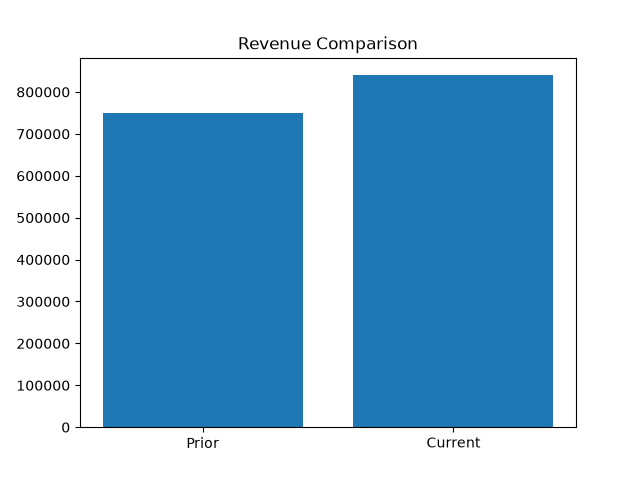

The script that drew this image:
import matplotlib.pyplot as plt

labels = ["Prior", "Current"]
revenue = [750000, 840000]

plt.bar(labels, revenue)
plt.title("Revenue Comparison")
plt.show()
